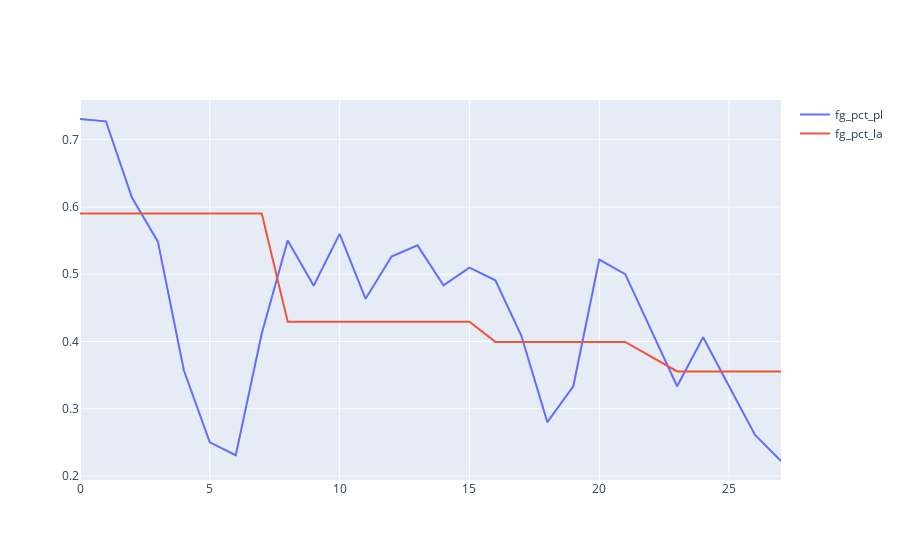

Source (notebook cell):
### Code cell
# Plot 'both' dataframe using plotly .addTrace and scatter with shot distance as the x axis and fg_pct_pl as the y axis
fig = go.Figure()
fig.add_trace(go.Scatter(x=both['SHOT_DISTANCE'], y=both['fg_pct_pl'], name="fg_pct_pl"))
fig.add_trace(go.Scatter(x=both['SHOT_DISTANCE'], y=both['fg_pct_la'], name="fg_pct_la"))
fig.show()

### Figure 1 — Plotly figure (JSON) as saved in the notebook; plotly's stock layout.template omitted (floating-point values rounded to 4 significant figures)
{"data": [{"name": "fg_pct_pl", "type": "scatter", "x": [0, 1, 2, 3, 4, 5, 6, 7, 8, 9, 10, 11, 12, 13, 14, 15, 16, 17, 18, 19, 20, 21, 23, 24, 25, 26, 27], "y": [0.7308, 0.7273, 0.614, 0.5484, 0.3571, 0.25, 0.2308, 0.4118, 0.55, 0.4828, 0.56, 0.4634, 0.5263, 0.5429, 0.4833, 0.5098, 0.4909, 0.4085, 0.28, 0.3333, 0.5217, 0.5, 0.3333, 0.4062, 0.3333, 0.2609, 0.2222]}, {"name": "fg_pct_la", "type": "scatter", "x": [0, 1, 2, 3, 4, 5, 6, 7, 8, 9, 10, 11, 12, 13, 14, 15, 16, 17, 18, 19, 20, 21, 23, 24, 25, 26, 27], "y": [0.5902, 0.5902, 0.5902, 0.5902, 0.5902, 0.5902, 0.5902, 0.5902, 0.4294, 0.4294, 0.4294, 0.4294, 0.4294, 0.4294, 0.4294, 0.4294, 0.3993, 0.3993, 0.3993, 0.3993, 0.3993, 0.3993, 0.3554, 0.3554, 0.3554, 0.3554, 0.3554]}], "layout": {}}
